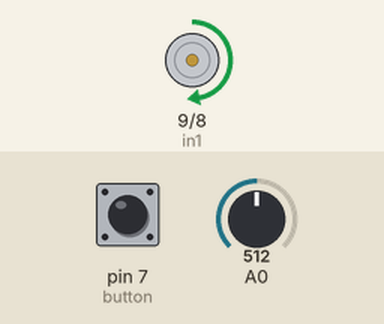
This sketch was run on a simulated Arduino Uno, built with avr-gcc and run on an emulated ATmega328P. Parts: motor-driver pin pairs drawn as motors (green arrow = first pin HIGH = forward, orange = second pin HIGH = backward, longer = more drive, scaled by the enable pin). Inputs (shaded band) come from the test bench; at power-on: A0 = 512, pin 7 (button) LOW.

Above: at 1.2 s.
1.3 s: A0 set to 716
At 1.7 s:
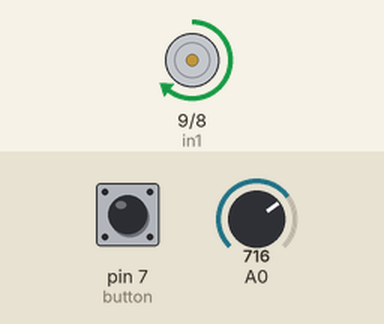
2.8 s: pin 7 (button) pulled HIGH for 0.15 s
At 2.87 s:
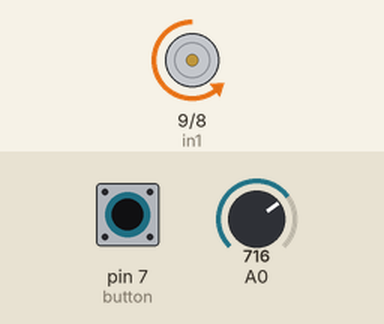
4.4 s: A0 set to 900
At 5.3 s:
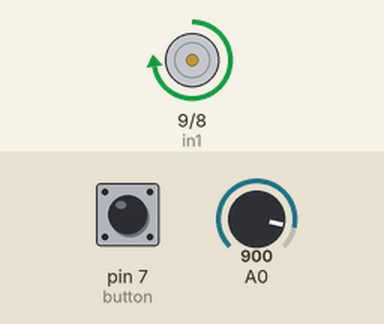
5.9 s: pin 7 (button) pulled HIGH for 1 s
At 6.4 s:
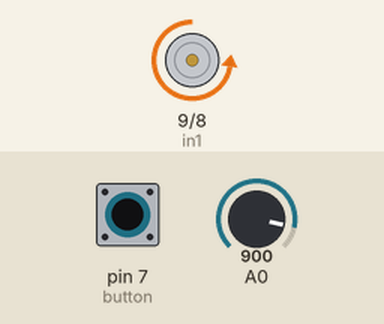
8.4 s: A0 set to 122
At 9.5 s:
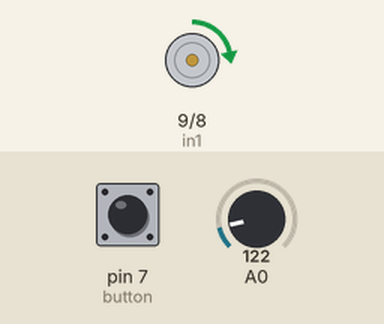
9.9 s: pin 7 (button) pulled HIGH for 0.15 s
At 9.97 s:
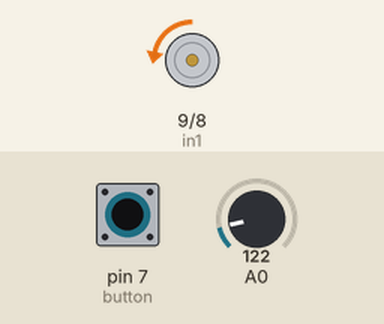
Timing chart, 0 to 12.5 s (numbered marks = the images above; inputs shaded):
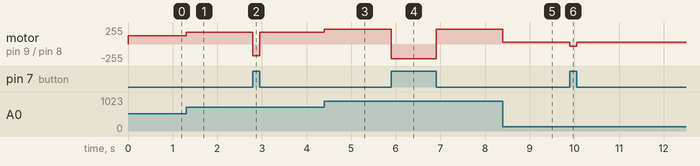

Measured:
- after the input at 1.3 s, motor on pin 9 (in1) / pin 8 (in2): forward 127/255 → forward 178/255 at once
- after the input at 2.8 s, motor on pin 9 (in1) / pin 8 (in2): forward 178/255 → backward 178/255 at once, → forward 178/255 0.15 s later
- after the input at 4.4 s, motor on pin 9 (in1) / pin 8 (in2): forward 178/255 → forward 224/255 at once
- after the input at 5.9 s, motor on pin 9 (in1) / pin 8 (in2): forward 224/255 → backward 224/255 at once, → forward 224/255 1.0 s later
- after the input at 8.4 s, motor on pin 9 (in1) / pin 8 (in2): forward 224/255 → forward 30/255 at once
- after the input at 9.9 s, motor on pin 9 (in1) / pin 8 (in2): forward 30/255 → backward 30/255 at once, → forward 30/255 0.15 s later

The sketch:

arduino_code.ino
```cpp
#define en1 10
#define in1 9
#define in2 8
#define button 7

int value = 0;

void setup()
{
  pinMode(en1, OUTPUT);
  pinMode(in1, OUTPUT);
  pinMode(in2, OUTPUT);
  pinMode(button, INPUT);

  digitalWrite(in1, LOW);
  digitalWrite(in2, HIGH);
}

void loop()
{
  int potValue = analogRead(A0);
  int pwmOutput = map(potValue, 0, 1023, 0, 255);
  analogWrite(en1, pwmOutput);

  value = digitalRead(button);
  if( value == HIGH)
  {
    digitalWrite(in1, LOW);
    digitalWrite(in2, HIGH);
  }
  else
  {
    digitalWrite(in1, HIGH);
    digitalWrite(in2, LOW);
  }
}
```
